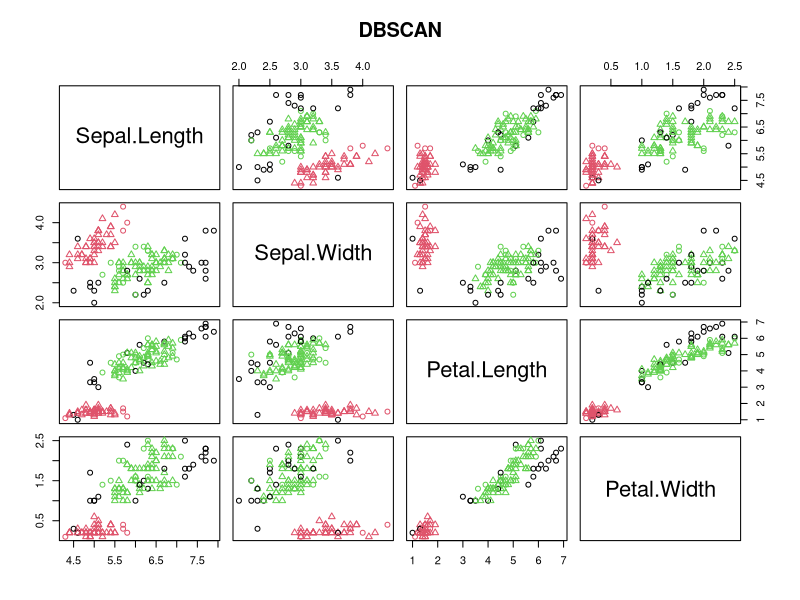

Write R code to recreate this figure.
data(iris)

View(iris)

data = iris[,-5]
head(data)

#install.packages('fpc')
library(fpc)
set.seed(123)
db <- dbscan(data,eps = 0.45,MinPts = 5)
db
db$cluster
table(db$cluster,iris$Species)

plot(db,data,main="DBSCAN")
